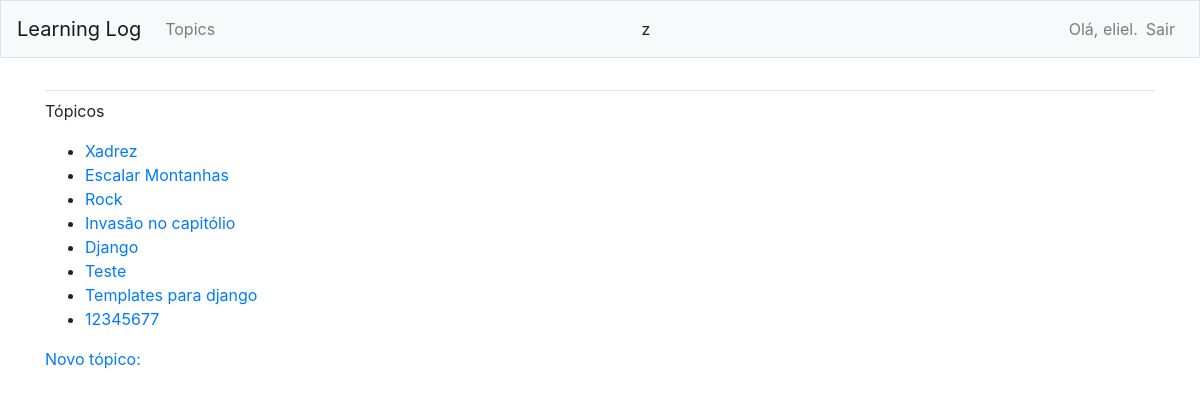
The app's page /topics/ (signed in) with its own data.
### learning_logs/models.py (models this page shows)
class Topic(models.Model):
	text = models.CharField(max_length=200)
	date_added = models.DateTimeField(auto_now_add=True)
	owner = models.ForeignKey(User, on_delete=models.CASCADE)
	def __str__(self):
		return self.text

### learning_logs/views.py (the view)
# urls.py: path('topics/', views.topics, name='topics'),
@login_required
def topics(request):
    topics = Topic.objects.filter(owner=request.user).order_by('date_added')
    context = {'topics': topics}
    return render(request, 'learning_logs/topics.html', context)

### learning_logs/templates/learning_logs/topics.html
{% extends "learning_logs/base.html" %}
{% block content %}
	<p>Tópicos</p>
	<ul>
		{% for topic in topics %}
			<li>
				<a href="{% url 'learning_logs:topic' topic.id %}">{{ topic }}</a>
			</li>
		{% empty %}
			<li> Nenhum tópico adicionado ainda.</li>
		{% endfor %}
	</ul>
	<a href="{% url 'learning_logs:new_topic' %}">Novo tópico:</a>
{% endblock content %}

### learning_logs/templates/learning_logs/base.html (shortened to what this page needs)
{% load bootstrap4 %}
<!DOCTYPE html>
<html lang="pt-br">
<head>
  {% bootstrap_css %}
</head>
<body>
  <nav class="navbar navbar-expand-md navbar-light bg-light mb-4 border">
    <a class="navbar-brand" href="{% url 'learning_logs:index'%}">
        Learning Log</a>
    <div class="collapse navbar-collapse" id="navbarCollapse">
      <ul class="navbar-nav mr-auto">
        <li class="nav-item">
          <a class="nav-link" href="{% url 'learning_logs:topics'%}">
              Topics</a></li>
      </ul>z
      <ul class="navbar-nav ml-auto">
        {% if user.is_authenticated %}
          <li class="nav-item">
            <span class="navbar-text"}">Olá, {{ user.username }}.</span>
          </li>
          <li class="nav-item">
            <a class="nav-link" href="{% url 'users:logout' %}">Sair</a>
          </li>
        {% else %}
          <li class="nav-item">
            <a class="nav-link" href="{% url 'users:register' %}">Criar conta</a>
          </li>
          <li class="nav-item">
            <a class="nav-link" href="{% url 'users:login' %}">Logar</a></li>
        {% endif %}
      </ul>
    </div>
  </nav>
  <main role="main" class="container">
    <div class="pb-2 mb-2 border-bottom">
    </div>
    <div>
      {% block content %}{% endblock content %}
    </div>
  </main>
</body>
</html>

### records on screen
Topic: text "Xadrez"
Topic: text "Escalar Montanhas"
Topic: text "Rock"
Topic: text "Invasão no capitólio"
Topic: text "Django"
Topic: text "Teste"
Topic: text "Templates para django"
Topic: text "12345677"

### other values on screen
{{ user.username }} "eliel"
